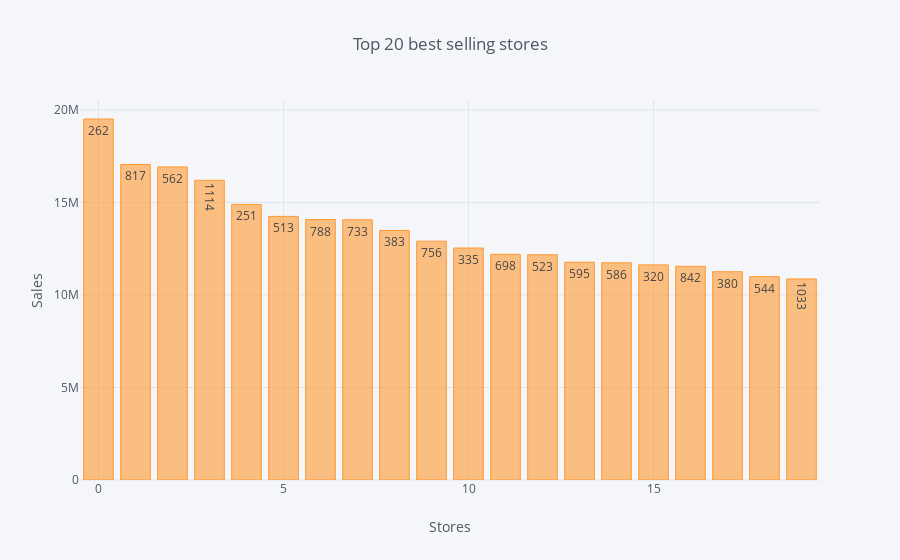

Write notebook code for a chart like this one.
### Markdown cell above
This is a simple barplot showing the top 20 best performaing store in terms of sales. The shop number 262 is generated the highest revenue, 19.52 millions.

### Code cell
#Create a dataframe with the store id and the adequate sales
topshop =train [['Store','Sales']]

#Group by store
topshop = topshop.groupby('Store').sum()

#Sort the dataframe by order descending
topshop =topshop.sort_values('Sales', ascending=False)

#Grab the top 20 shops
topshop = topshop.head(20).reset_index()
#topshop.pivot_table(columns = 'Store', values ='Sales')

#plot it
#plt.figure(figsize = (12,6))
#sns.barplot(x='Store', y='Sales', data=topshop, sorted = False)


topshop.iplot(kind='bar', xTitle='Stores', yTitle='Sales', y='Sales', text = 'Store' , title= 'Top 20 best selling stores')

### Figure 1 — Plotly figure (JSON) as saved in the notebook; plotly's stock layout.template omitted (floating-point values rounded to 4 significant figures)
{"data": [{"marker": {"color": "rgba(255, 153, 51, 0.6)", "line": {"color": "rgba(255, 153, 51, 1.0)", "width": 1}}, "name": "Sales", "orientation": "v", "text": [262, 817, 562, 1114, 251, 513, 788, 733, 383, 756, 335, 698, 523, 595, 586, 320, 842, 380, 544, 1033], "type": "bar", "x": [0, 1, 2, 3, 4, 5, 6, 7, 8, 9, 10, 11, 12, 13, 14, 15, 16, 17, 18, 19], "y": [19516842, 17057867, 16927322, 16202585, 14896870, 14252406, 14082141, 14067158, 13489879, 12911782, 12541731, 12202270, 12175995, 11774982, 11742401, 11630218, 11553523, 11261676, 10993709, 10870270]}], "layout": {"legend": {"bgcolor": "#F5F6F9", "font": {"color": "#4D5663"}}, "paper_bgcolor": "#F5F6F9", "plot_bgcolor": "#F5F6F9", "title": "Top 20 best selling stores", "titlefont": {"color": "#4D5663"}, "xaxis1": {"gridcolor": "#E1E5ED", "showgrid": true, "tickfont": {"color": "#4D5663"}, "title": "Stores", "titlefont": {"color": "#4D5663"}, "zerolinecolor": "#E1E5ED"}, "yaxis1": {"gridcolor": "#E1E5ED", "showgrid": true, "tickfont": {"color": "#4D5663"}, "title": "Sales", "titlefont": {"color": "#4D5663"}, "zerolinecolor": "#E1E5ED"}}}
